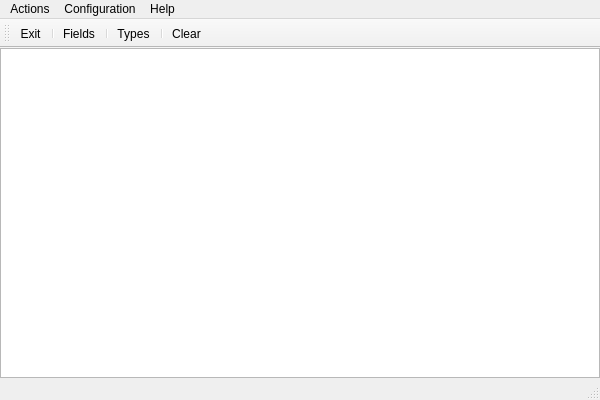
<?xml version="1.0" encoding="UTF-8"?>
<ui version="4.0">
 <class>SyntroAlertClass</class>
 <widget class="QMainWindow" name="SyntroAlertClass">
  <property name="geometry">
   <rect>
    <x>0</x>
    <y>0</y>
    <width>600</width>
    <height>400</height>
   </rect>
  </property>
  <property name="windowTitle">
   <string>SyntroAlert</string>
  </property>
  <widget class="QWidget" name="centralWidget">
   <layout class="QVBoxLayout" name="verticalLayout">
    <property name="leftMargin">
     <number>0</number>
    </property>
    <property name="topMargin">
     <number>0</number>
    </property>
    <property name="rightMargin">
     <number>0</number>
    </property>
    <property name="bottomMargin">
     <number>0</number>
    </property>
    <item>
     <widget class="QTableWidget" name="logTable">
      <property name="showGrid">
       <bool>true</bool>
      </property>
      <property name="sortingEnabled">
       <bool>false</bool>
      </property>
      <property name="columnCount">
       <number>0</number>
      </property>
      <attribute name="horizontalHeaderStretchLastSection">
       <bool>false</bool>
      </attribute>
      <attribute name="verticalHeaderStretchLastSection">
       <bool>false</bool>
      </attribute>
     </widget>
    </item>
   </layout>
  </widget>
  <widget class="QMenuBar" name="menuBar">
   <property name="geometry">
    <rect>
     <x>0</x>
     <y>0</y>
     <width>600</width>
     <height>21</height>
    </rect>
   </property>
   <widget class="QMenu" name="menuFile">
    <property name="title">
     <string>Actions</string>
    </property>
    <addaction name="actionBasicSetup"/>
    <addaction name="actionSave"/>
    <addaction name="actionClear"/>
    <addaction name="separator"/>
    <addaction name="actionExit"/>
   </widget>
   <widget class="QMenu" name="menuHelp">
    <property name="title">
     <string>Help</string>
    </property>
    <addaction name="actionAbout"/>
   </widget>
   <widget class="QMenu" name="menuConfiguration">
    <property name="title">
     <string>Configuration</string>
    </property>
    <addaction name="actionFields"/>
    <addaction name="actionTypes"/>
   </widget>
   <addaction name="menuFile"/>
   <addaction name="menuConfiguration"/>
   <addaction name="menuHelp"/>
  </widget>
  <widget class="QToolBar" name="mainToolBar">
   <attribute name="toolBarArea">
    <enum>TopToolBarArea</enum>
   </attribute>
   <attribute name="toolBarBreak">
    <bool>false</bool>
   </attribute>
   <addaction name="actionExit"/>
   <addaction name="separator"/>
   <addaction name="actionFields"/>
   <addaction name="separator"/>
   <addaction name="actionTypes"/>
   <addaction name="separator"/>
   <addaction name="actionClear"/>
  </widget>
  <widget class="QStatusBar" name="statusBar"/>
  <action name="actionExit">
   <property name="text">
    <string>Exit</string>
   </property>
   <property name="iconVisibleInMenu">
    <bool>false</bool>
   </property>
  </action>
  <action name="actionAbout">
   <property name="text">
    <string>About</string>
   </property>
   <property name="iconVisibleInMenu">
    <bool>false</bool>
   </property>
  </action>
  <action name="actionSave">
   <property name="text">
    <string>Save</string>
   </property>
   <property name="iconVisibleInMenu">
    <bool>false</bool>
   </property>
  </action>
  <action name="actionBasicSetup">
   <property name="text">
    <string>Basic setup</string>
   </property>
   <property name="iconVisibleInMenu">
    <bool>false</bool>
   </property>
  </action>
  <action name="actionFields">
   <property name="text">
    <string>Fields ...</string>
   </property>
   <property name="iconVisibleInMenu">
    <bool>false</bool>
   </property>
  </action>
  <action name="actionTypes">
   <property name="text">
    <string>Types ...</string>
   </property>
   <property name="iconVisibleInMenu">
    <bool>false</bool>
   </property>
  </action>
  <action name="actionClear">
   <property name="text">
    <string>Clear</string>
   </property>
   <property name="iconVisibleInMenu">
    <bool>false</bool>
   </property>
  </action>
 </widget>
 <layoutdefault spacing="6" margin="11"/>
 <resources/>
 <connections/>
</ui>
